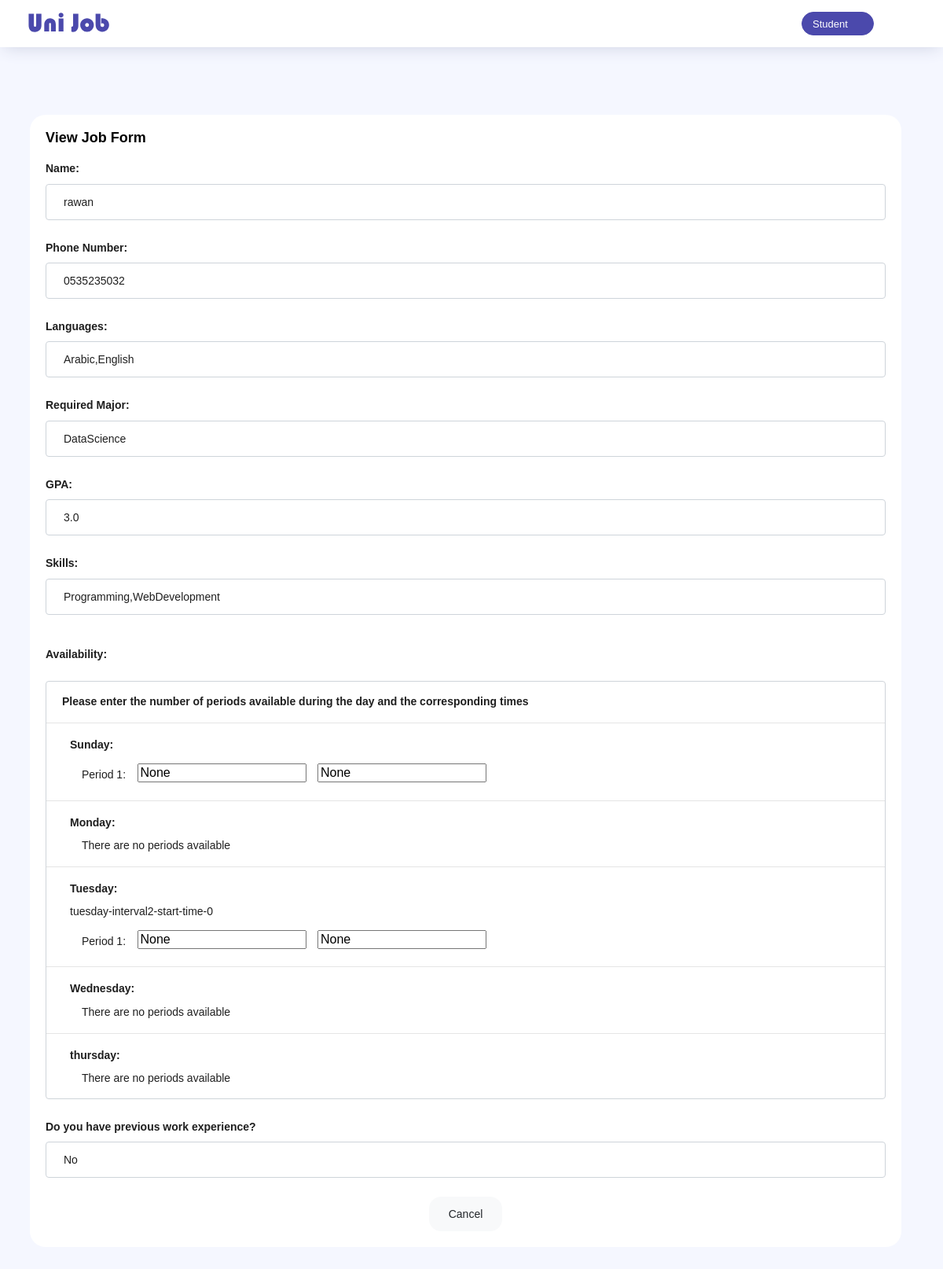
/view_form/4 (signed in), run on an earlier commit of the app's database.
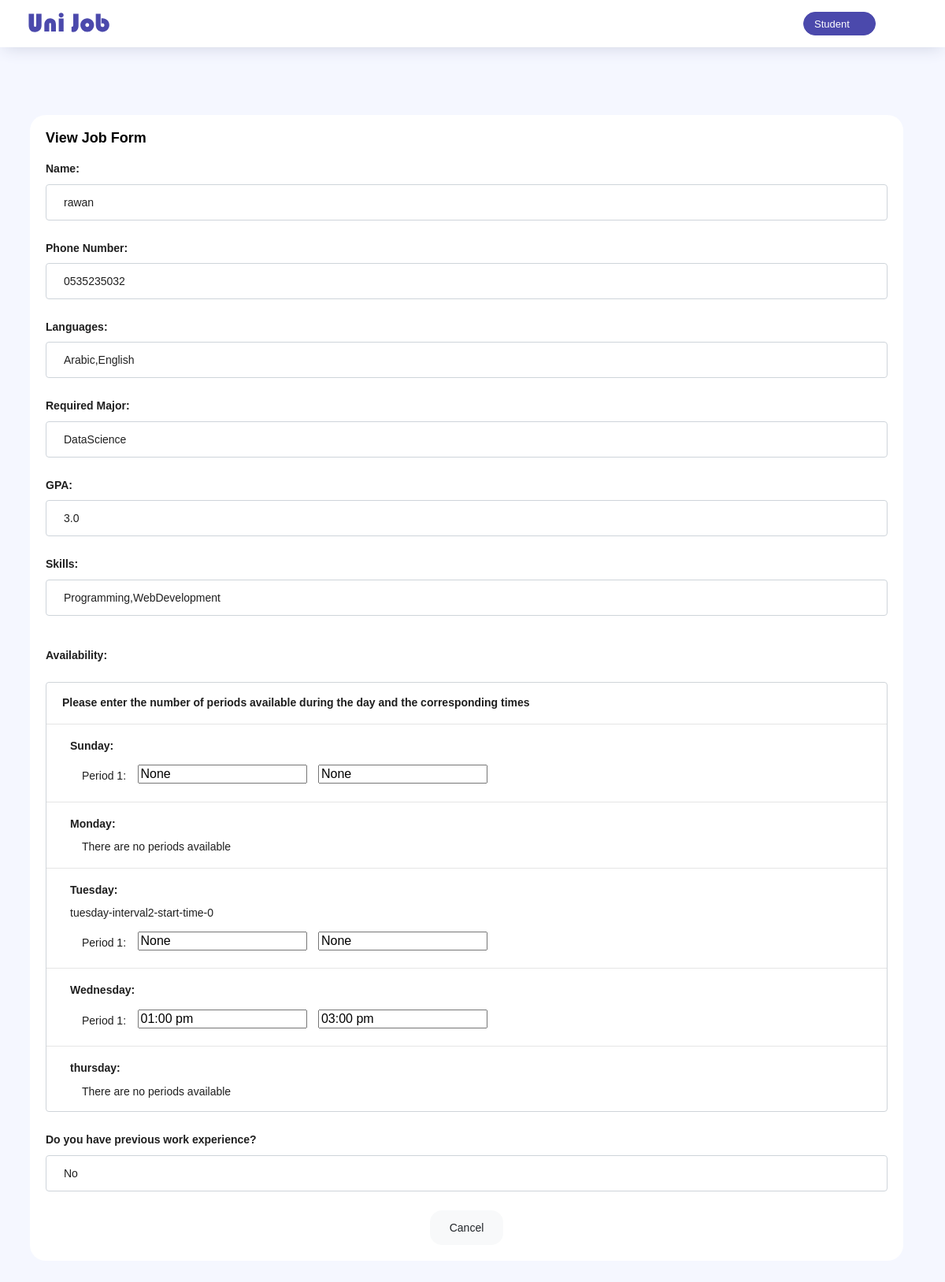
And on a later commit of the database.
### tables this page shows
CREATE TABLE seekers_form (
    "id" INTEGER PRIMARY KEY AUTOINCREMENT,
    form_submission INTEGER,
    user_id INTEGER,
    name TEXT,
    phoneNumber TEXT,
    major TEXT,
    gpa REAL,
    skills TEXT,
    experience TEXT,
    languages TEXT,
    sunday_periods INTEGER,
    sunday_start_interval TEXT,
    sunday_end_interval TEXT,
    monday_periods INTEGER,
    monday_start_interval TEXT,
    monday_end_interval TEXT,
    tuesdayـperiods INTEGER,
    tuesday_start_interval TEXT,
    tuesday_end_interval TEXT,
    wednesday_periods INTEGER,
    wednesday_start_interval TEXT,
    wednesday_end_interval TEXT,
    thursday_periods INTEGER,
    thursday_start_interval TEXT,
    thursday_end_interval TEXT,
    FOREIGN KEY (user_id) REFERENCES users(id)
);

### app.py (the view)
@app.route('/view_form/<id>')
def view_form(id):
    user_id = session['user_id']
    connection = sqlite3.connect("users_database.db")
    cursor = connection.cursor()
    cursor.execute("SELECT * FROM seekers_form WHERE user_id = ? AND id =?", (user_id,id))
    form = cursor.fetchone()
    cursor.execute("SELECT id, password, position, name, email FROM users WHERE id = ?", (user_id,))
    user = cursor.fetchone()
    return render_template('view_form.html', form=form,user=user)

### templates/view_form.html (shortened to what the changed rows need)
<!DOCTYPE html>
<html lang="en">
<head>
    <link rel="stylesheet" href="{{url_for('static',filename='vendors/css/vendor.bundle.base.css')}}">
    <link rel="stylesheet" href="{{url_for('static',filename='vendors/ti-icons/css/themify-icons.css')}}">
    <link rel="stylesheet" href="{{url_for('static',filename='vendors/select2/select2.min.css')}}">
    <link rel="stylesheet" href="{{url_for('static',filename='vendors/feather/feather.css')}}">
    <link rel="stylesheet" href="{{url_for('static',filename='css/vertical-layout-light/style.css')}}">
</head>
<body>
    <div class="container-scroller ">
        <div class="container-fluid page-body-wrapper w-100 ">
            <div class="content-wrapper" style="min-height: inherit;">
                <div class="container">
                    <div class="row mt-5">
                        <div class="col-12 grid-margin stretch-card">
                            <div class="card">
                                <div class="card-body">
                                    <form>
                                        <div class="form-group">
                                            <label for="name" class="font-weight-bold">Name:</label>
                                            <input type="text" class="form-control custom-input" id="name" name="name" value="{{ form[3] }}" readonly>
                                        </div>
                                        <div class="form-group">
                                            <label for="phoneNumber" class="font-weight-bold">Phone Number:</label>
                                            <input type="text" class="form-control custom-input" id="phoneNumber" name="phoneNumber" pattern="05[0-9]{8}"
                                            title="Please enter only numbers" minlength="10" maxlength="10" value="{{ form[4] }}" readonly>
                                        </div>
                                        <div class="form-group" >
                                            <label class="font-weight-bold">Languages:</label>
                                            <input id="languages" class="form-control custom-input" name="Languages" style="width: 100%;"  multiple="multiple"
                                            value="{{ form[9] }} " readonly> </input>
                                        </div>
                                        <div class="form-group">
                                            <label class="font-weight-bold">Required Major:</label>
                                            <input id="major" class="form-control custom-input" style="width: 100%;" name="major"
                                            value="{{ form[5] }} " readonly> </input>
                                        </div>
                                        <div class="form-group">
                                            <label class="font-weight-bold">GPA:</label>
                                            <input id="gpa" class="form-control custom-input"  name="gpa" style="width: 100%;"
                                            value="{{ form[6] }} " readonly> </input>
                                        </div>
                                        <div class="form-group">
                                            <label class="font-weight-bold">Skills:</label>
                                            <input id="skills" class="form-control custom-input" style="width: 100%;" name="skills" multiple="multiple"
                                            value="{{ form[7] }} " readonly> </input>
                                        </div>
                                        <div class="form-group">
                                            <div class="availability-container">
                                                {% if form %}
                                                <div class="day">
                                                    <div class="period" style="position: relative;">
                                                        {% if form[10] !=0 %}
                                                        {% set start_times_list = form[11].split(',') %}
                                                        {% set end_times_list = form[12].split(',') %}
                                                        {% set num_periods =  form[10] %}
                                                        {% for index in range(num_periods) %}
                                                        {% set start_time = start_times_list[index] %}
                                                        {% set end_time = end_times_list[index] %}
                                                        <label style="margin: 8px 5px 5px 15px;">Period {{ index + 1 }}:</label>
                                                        <input type = "text" class="time-pickable start-time" style="width: 100%; margin: 5px 5px 5px 5px; borderRadius:4px; width: fit-content;" value="{{ start_time }} " readonly> </input>
                                                        <input type = "text" class="time-pickable start-time" style="width: 100%; margin: 5px 5px 5px 5px; borderRadius:4px; width: fit-content;" value="{{ end_time }} " readonly> </input>
                                                        <br>
                                                        {% endfor %}
                                                        {% else %}
                                                        <p style="margin-left: 15px;">There are no periods available </p>
                                                        {% endif %}
                                                    </div>
                                                </div>
                                                <div class="day">
                                                    <div id="tuesday-periods">
                                                        {% if form[16] !=0 %}
                                                        {% set start_times_list = form[17].split(',') %}
                                                        {% set end_times_list = form[18].split(',') %}
                                                        {% set num_periods =  form[16] %}
                                                        {% for index in range(num_periods) %}
                                                        {% set start_time = start_times_list[index] %}
                                                        {% set end_time = end_times_list[index] %}
                                                        <p>tuesday-interval2-start-time-{{index}}</p>
                                                        <label style="margin: 8px 5px 5px 15px;">Period {{ index + 1 }}:</label>
                                                        <input type = "text" class="time-pickable start-time" style="width: 100%; margin: 5px 5px 5px 5px; borderRadius:4px; width: fit-content;" value="{{ start_time }} " readonly> </input>
                                                        <input type = "text" class="time-pickable start-time" style="width: 100%; margin: 5px 5px 5px 5px; borderRadius:4px; width: fit-content;" value="{{ end_time }} " readonly> </input>
                                                        <br>
                                                        {% endfor %}
                                                        {% else %}
                                                        <p style="margin-left: 15px;">There are no periods available </p>
                                                        {% endif %}
                                                    </div>
                                                </div>
                                                <div class="day">
                                                    <div id="wednesday-periods">
                                                        {% if form[19] !=0 %}
                                                        {% set start_times_list = form[20].split(',') %}
                                                        {% set end_times_list = form[21].split(',') %}
                                                        {% set num_periods =  form[19] %}
                                                        {% for index in range(num_periods) %}
                                                        {% set start_time = start_times_list[index] %}
                                                        {% set end_time = end_times_list[index] %}
                                                        <label style="margin: 8px 5px 5px 15px;">Period {{ index + 1 }}:</label>
                                                        <input type = "text" class="time-pickable start-time" style="width: 100%; margin: 5px 5px 5px 5px; borderRadius:4px; width: fit-content;" value="{{ start_time }} " readonly> </input>
                                                        <input type = "text" class="time-pickable start-time" style="width: 100%; margin: 5px 5px 5px 5px; borderRadius:4px; width: fit-content;" value="{{ end_time }} " readonly> </input>
                                                        <br>
                                                        {% endfor %}
                                                        {% else %}
                                                        <p style="margin-left: 15px;">There are no periods available </p>
                                                        {% endif %}
                                                    </div>
                                                </div>
                                                {% endif %}
                                            </div>
                                        </div>
                                        <div class="form-group">
                                            <label class="font-weight-bold">Do you have previous work experience?</label>
                                            <input id="experience" class="form-control custom-input" name="experience" style="width: 100%;"
                                            value="{{ form[8] }} " readonly> </input>
                                        </div>
                                    </form>
                                </div>
                            </div>
                        </div>
                    </div>
                </div>
            </div>
        </div>
    </div>
</body>
</html>

What changed in the data, as far as the page shows it:
changed seekers_form "rawan": wednesday_periods 0 → 1 (drawn)
Also different on the page:
new list line: "Period 1 :"
new list line: "01:00 pm 03:00 pm"
text no longer shown: "There are no periods available"
